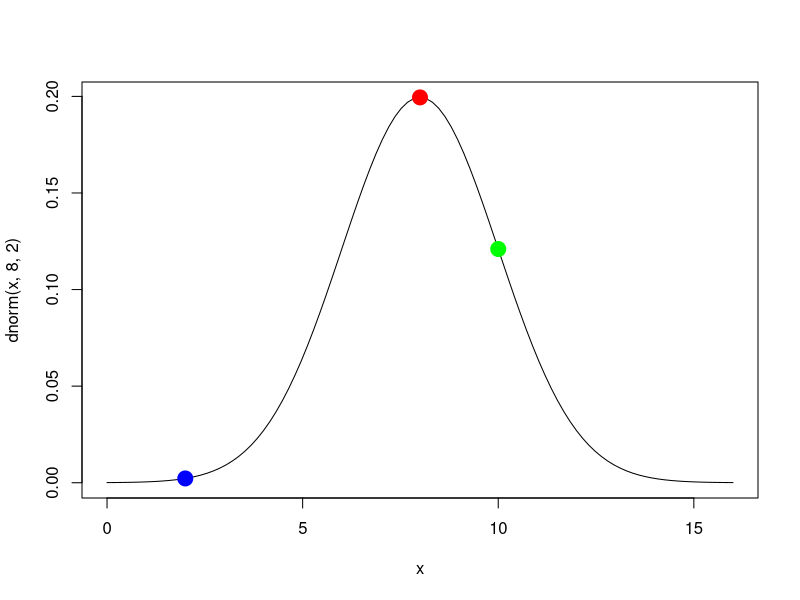
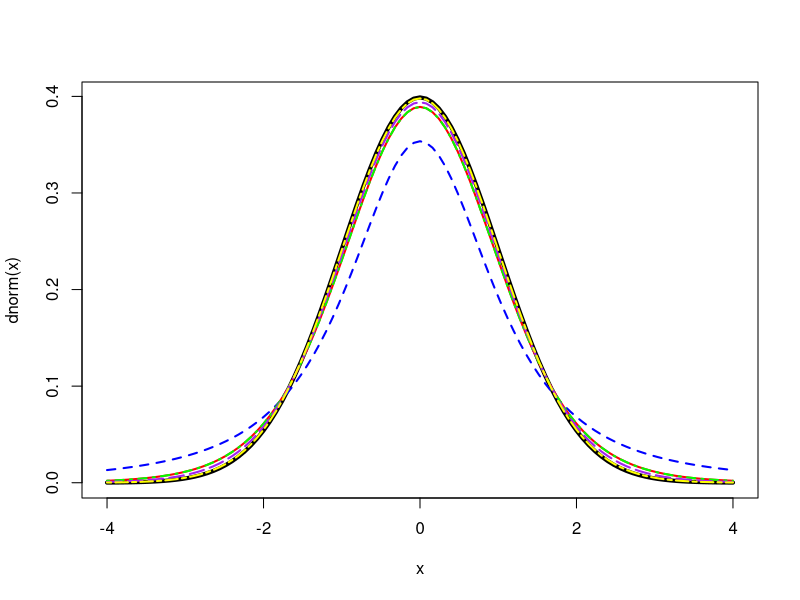

Here is the R script that generated these plots, in order:
#Suponha que o tempo necessario para atendimento de clientes
#em uma central de atendimento telefonico siga
#uma distribuicaoao normal de media de 8 minutos e desvio padrao de 2 minutos.
#
#a) Qual e a probabilidade de que um atendimento dure menos de 5 minutos?

pro_a <- pnorm(5,8,2)

#b) E mais do que 9,5 minutos?
pro_b <- 1-pnorm(9.5,8,2)

#c) E entre 7 e 10 minutos?
prob_c <- pnorm(10,8,2) - pnorm(7,8,2)

#d) 75% das chamadas telefonicas requerem pelo menos
#quanto tempo de atendimento?
?pnorm
quartil_d <- qnorm(0.25, 8,2)

#e) 75% das chamadas telefonicas requerem no maximo
#quanto tempo de atendimento?

quartil_e <- qnorm(0.75,8, 2)

#f) Qual e o tempo mediano de atendimento?
#O tempo e 8 minutos

prob_f <- pnorm(0.5, 8, 2)

#g) Gere amostras de tamanho 5 (n=5), 100 (n=100), 1000 (n=1000) e 10000 (n=10000)
#e cada caso calcule a media e o desvio padrao. O que voce pode afirmar sobre
#o erro amostral em cada caso?

n <- c(5,100, 1000, 10000)
medias <- vector()
des_p <- vector()

for(i in 1:4){
    medias[i] <- mean(rnorm(n[i], 8, 2))
    des_p[i] <- sd(rnorm(n[i], 8, 2))
}

print(medias)
print(des_p)

#i) Construa (desenhe) o grafico ou a curva da distribuicao normal
#apresentada nesta questao e neste mesmo grafico insira (desenhe) tres pontos
#(x, f(x)) sendo um deles (µ, f(µ)). Edite o grafico para que estes pontos 
#fiquem bem destacados.

# z = (x - u)/dp , x = u + 1,96
?curve
?points

curve(dnorm(x,8,2), to = 0, from = 16)
points(8, dnorm(8,8,2), cex = 2, col = "Red", pch = 19)
points(2, dnorm(2,8,2), cex = 2, col = "Blue", pch = 19)
points(10, dnorm(10,8,2), cex = 2, col = "Green", pch = 19)



#Considere que a variavel T tenha distribuicao t de Student com v graus de
#liberdade. Em cada um dos casos a seguir, encontre a mediana, o primeiro e o
#terceiro quartis e o intervalo interquartil. Em qual caso o intervalo
#interquartil e menor? Qual o significado pratico disso?
  

?qt
#a) v = 2;
aq1 <- qt(0.25, 2)
aq2 <- qt(0.5, 2)
aq3 <- qt(0.75, 2)

adif <- aq3 - aq1

#b) v = 5;

bq1 <- qt(0.25, 5)
bq2 <- qt(0.5, 5)
bq3 <- qt(0.75, 5)

bdif <- bq3 - bq1

#c) v = 10;

cq1 <- qt(0.25, 10)
cq2 <- qt(0.5, 10)
cq3 <- qt(0.75, 10)

cdif <- cq3 - cq1

#d) v = 20;

dq1 <- qt(0.25, 20)
dq2 <- qt(0.5, 20)
dq3 <- qt(0.75, 20)

ddif <- dq3 - dq1

#e) v = 100.

eq1 <- qt(0.25, 100)
eq2 <- qt(0.5, 100)
eq3 <- qt(0.75, 100)

edif <- eq3 - eq1

#Extra
v_interqualtil <- function(v)
  {
    return(qt(0.75, v) - qt(0.25, v))
}

gra_liber <- c(2, 5, 10, 20, 100)
interquar <- vector()

for(j in 1:5){
  interquar[j] <-v_interqualtil(gra_liber[j])
}

print(interquar)


#Considere a distribui¸c˜ao normal padr˜ao e as distribui¸c˜oes t de Student
#para os graus de liberdade v = 2, v = 10, v = 20 e v = 100. Fa¸ca o gr´afico
#de todas em uma mesma figura. O que se pode afirmar da distribui¸c˜ao t de
#Student em rela¸c˜ao `a normal padr˜ao a medida que os graus de liberdade aumenta?

curve(dnorm(x), to = -4, from = 4, lwd = 4)
curve(dt(x,2), add = T, col = "BLue", lwd = 2, lty = 2)
curve(dt(x,10), add = T, col = "Red", lwd = 2, tly = 3)
curve(dt(x,10), add = T, col = "Green", lwd = 2, lty = 4)
curve(dt(x,20), add = T, col = "Purple", lwd = 2, lty = 5)
curve(dt(x,100), add = T, col = "Yellow", lwd = 2, lty = 6)

#Econtre a mediana para as distribuicoes contiınuas:
#a)N(µ = 8, σ2 = 4);
ma <- qnorm(0.5, 8, 2)

#b) Unif(10, 20);
mb <- qunif(0.5,10,20)

#c) Exp(4);
mc <- qexp(0.5, 4)

#d) Gama(4, 10);
md <- qgamma(0.5,4,10)
?qgamma

#e) Beta(4, 10);
me <- qbeta(0.5, 4, 10)

#Para cada uma das distribuicao apresentada na questao anterior)
#gere uma amostra de tamanho 5 calcule a m´edia e a variancia e compare estes
#valores amostrais com os valores populacionais. Repita o processo novamente
#por´em com amostra de tamanho 10000. Observe que no segundo caso
#(com n = 10000) as estimativas sao mais precisas.

#a)
ay_n5 <- rnorm(5, 8, 2)
ay_n10 <- rnorm(10000, 8, 2)

mean(ay_n5)
mean(ay_n10)

var(ay_n5)
var(ay_n10)

#b)

by_n5 <- runif(5, 10, 20)
by_n10 <- runif(10000, 10, 20)

mean(by_n5)
mean(by_n10)

var(by_n5)
var(by_n10)

var_uni <- 100/12

#c)

cy_n5 <- rexp(5,4)
cy_n10 <- rexp(10000,4)

mean(cy_n5)
mean(cy_n10)
meam_exp <- 1/4
meam_exp

var(cy_n5)
var(cy_n10)
var_exp <- 1/4**2
var_exp

#d)

dy_n5 <- rgamma(5,4,10)
dy_n10 <- rgamma(10000,4,10)

mean(dy_n5)
mean(dy_n10)
mean_gamma <- 4/10
mean_gamma

var(dy_n5)
var(dy_n10)
var_gamma <- 4/100
var_gamma

#e
ey_n5 <- rbeta(5, 4, 10)
ey_n10 <- rbeta(10000, 4, 10)

mean(ey_n5)
mean(ey_n10)
mean_beta <- 4/(4+10)
mean_beta

var(ey_n5)
var(ey_n10)
var_beta <- (4*10)/((4+10)^2*(4+10+1))
var_beta
